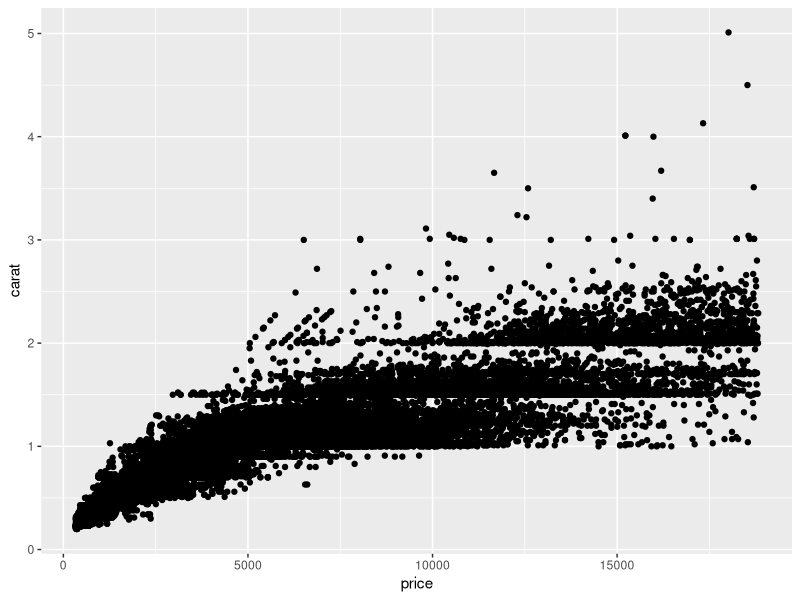
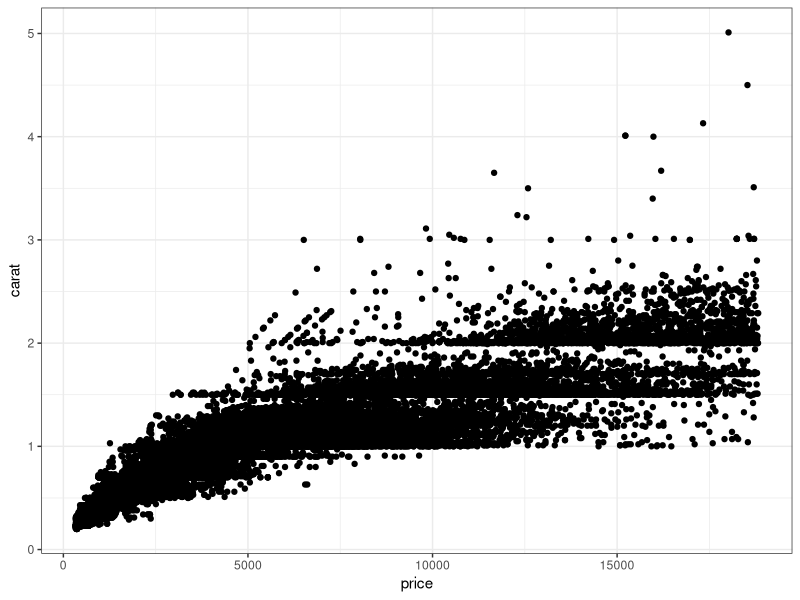
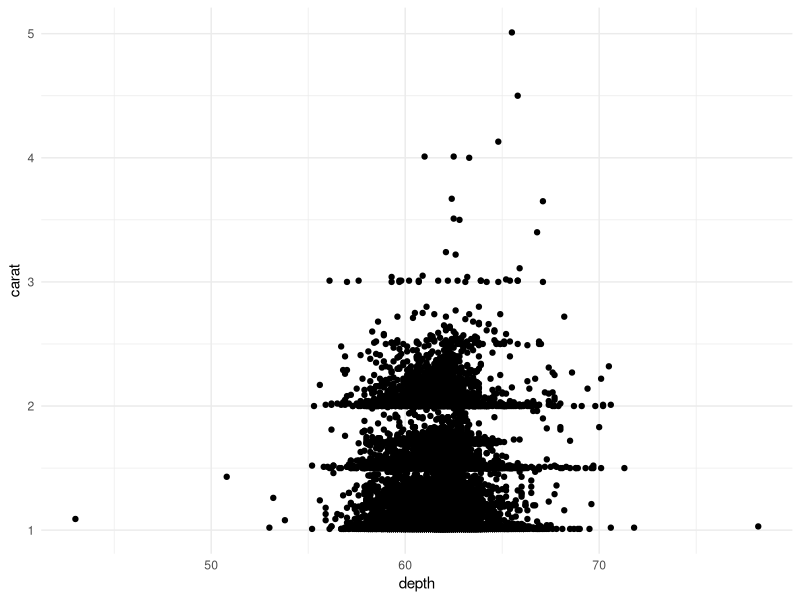
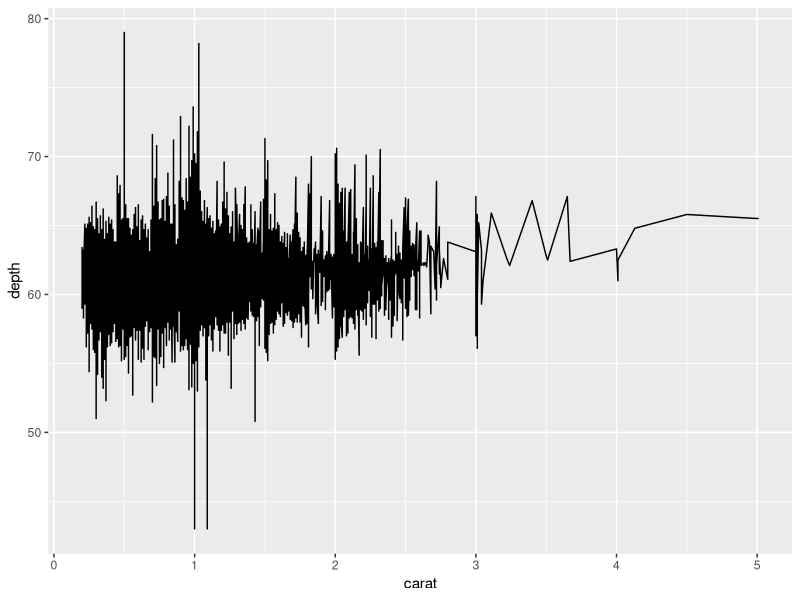

Generate these figures, in order, with R:
## ---- chunk 1
### In this code chunk, start with the diamonds dataset (built in to
### ggplot2 package) and create a plot of price vs. carat (or some other
### variables of your choice)
library(ggplot2)

ggplot(data = diamonds) +
  geom_point(aes(x = price, y = carat))

## ---- chunk 2
### In this code chunk, start with the diamonds dataset (built in to
### ggplot2 package) and create a subset based on filtering, e.g., 
### size greater than 1 carat or cut is "Ideal"
library(dplyr)

diamonds_df <- ggplot2::diamonds |>
  filter(carat > 1)

## ---- chunk 3
#Poooooooppyyyy pooooppppyyyy # Dont you fucking say word

ggplot(data = diamonds) +
  geom_point(aes(x = price, y = carat)) +
  theme_bw()




ggplot(data=diamonds_df) +
  geom_point (aes(x = depth, y = carat)) +
  theme_minimal()

summary(diamonds)

## ---- chunk 4
#AAAAHHHH HELP THEY"RE TAKING MY CHILDREN, PLEASE HELP KILL ME 

ggplot(data = diamonds) + 
  geom_line(aes(x=carat, y =depth))
